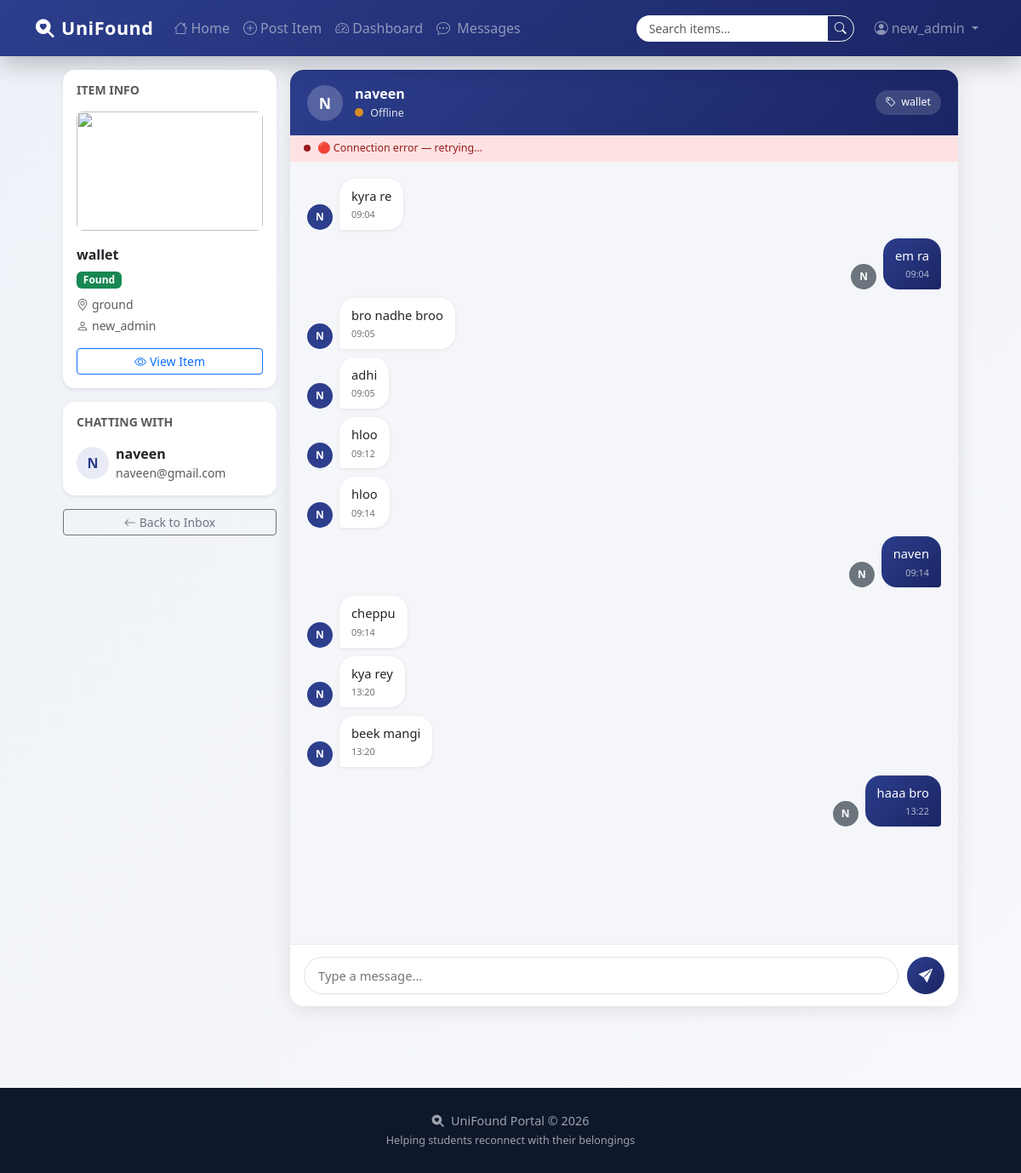
Page /inbox/chat/1/ (signed in) on the earlier database version.
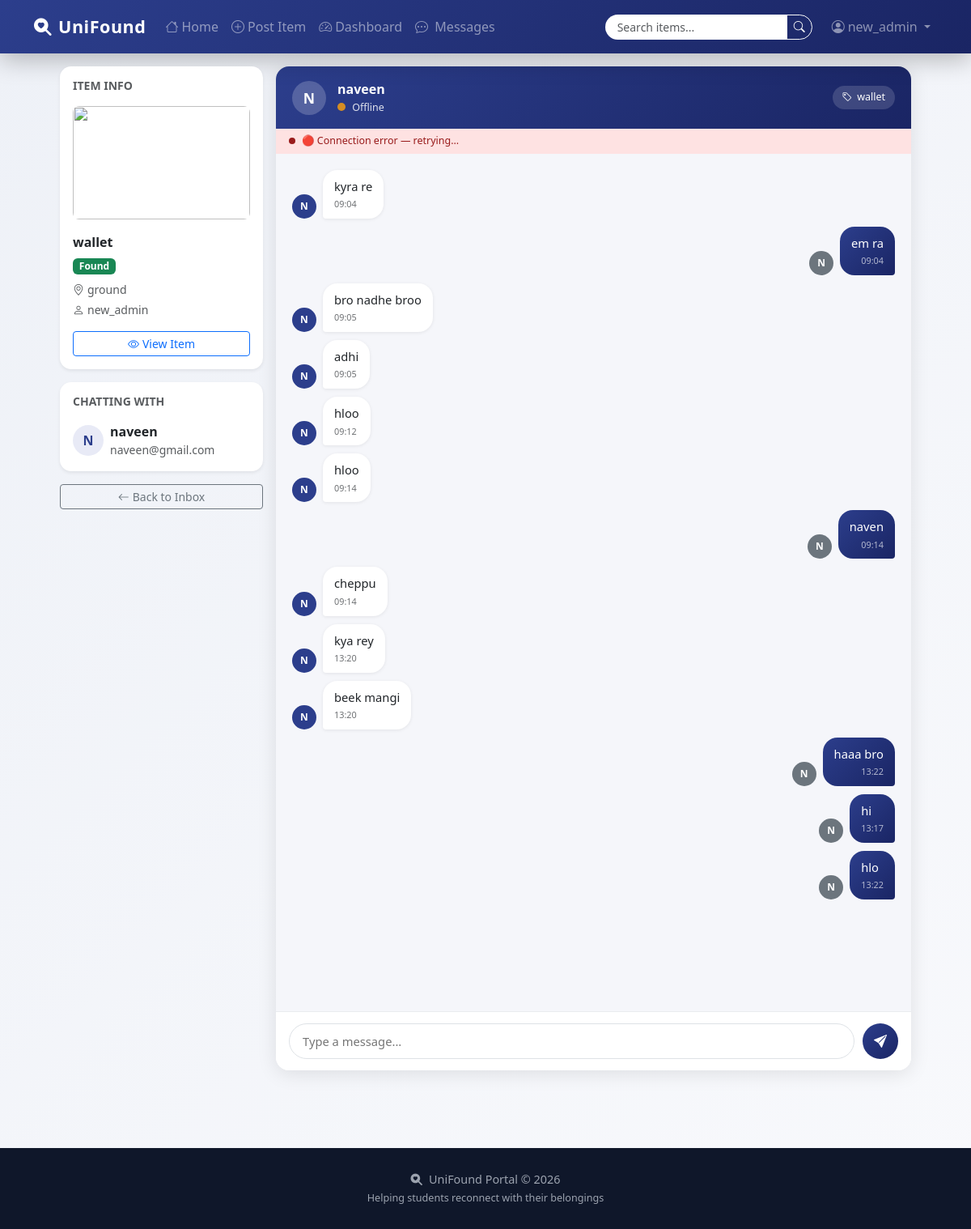
Same page on the later database version.
### messaging/models.py (models this page shows, shortened)
class Message(models.Model):
    conversation = models.ForeignKey(Conversation, on_delete=models.CASCADE, related_name='messages')
    sender = models.ForeignKey(User, on_delete=models.CASCADE, related_name='sent_messages')
    content = models.TextField()
    timestamp = models.DateTimeField(auto_now_add=True)
    is_read = models.BooleanField(default=False)
    class Meta:
        ordering = ['timestamp']

### messaging/views.py (the view)
# urls.py: path('chat/<int:conversation_id>/', views.chat_room, name='chat_room'),
@login_required
def chat_room(request, conversation_id):
    conversation = get_object_or_404(Conversation, id=conversation_id)
    if request.user not in [conversation.participant1, conversation.participant2]:
        messages.error(request, 'You do not have access to this conversation.')
        return redirect('inbox')
    other_user = conversation.get_other_user(request.user)
    chat_messages = conversation.messages.select_related('sender').all()
    conversation.messages.filter(is_read=False).exclude(sender=request.user).update(is_read=True)
    return render(request, 'messaging/chat_room.html', {
        'conversation': conversation,
        'other_user': other_user,
        'chat_messages': chat_messages,
        'item': conversation.item,
    })

### messaging/models.py (called while the page is built)
    def get_other_user(self, user):
        if self.participant1 == user:
            return self.participant2
        return self.participant1

    def unread_count_for(self, user):
        return self.messages.filter(is_read=False).exclude(sender=user).count()

### messaging/templatetags/messaging_tags.py (called while the page is built)
@register.simple_tag
def unread_count(user):
    if not user.is_authenticated:
        return 0
    convs = Conversation.objects.filter(
        Q(participant1=user) | Q(participant2=user)
    )
    total = 0
    for conv in convs:
        total += conv.unread_count_for(user)
    return total

### templates/messaging/chat_room.html (shortened to what the changed rows need)
{% extends 'base.html' %}
{% block content %}
<div class="container-fluid py-3 px-3 px-md-4" style="max-width:1100px;">
    <div class="row g-3">
        <div class="col-lg-9">
            <div class="chat-container">
                <div class="chat-messages" id="chatMessages">
                    {% if not chat_messages %}
                    <div class="empty-chat" id="emptyState">
                        <i class="bi bi-chat-dots" style="font-size:3.5rem;margin-bottom:12px;"></i>
                        <div class="fw-semibold">No messages yet</div>
                        <div class="small mt-1">Say hi to start the conversation!</div>
                    </div>
                    {% else %}
                    {% for msg in chat_messages %}
                    <div class="msg-row {% if msg.sender == request.user %}own{% endif %}" data-msg-id="{{ msg.id }}">
                        {% if msg.sender != request.user %}
                        <div class="msg-avatar">{{ msg.sender.username|first|upper }}</div>
                        {% endif %}
                        <div class="msg-bubble {% if msg.sender == request.user %}own{% else %}other{% endif %}">
                            {{ msg.content }}
                            <span class="msg-time">{{ msg.timestamp|date:"H:i" }}</span>
                        </div>
                        {% if msg.sender == request.user %}
                        <div class="msg-avatar own-av">{{ msg.sender.username|first|upper }}</div>
                        {% endif %}
                    </div>
                    {% endfor %}
                    {% endif %}
                </div>
            </div>
        </div>
    </div>
</div>
{% endblock %}

Differences in the rows shown:
added Message: content "hi", timestamp "13:17", sender.username|first "N"
added Message: content "hlo", timestamp "13:22", sender.username|first "N"
